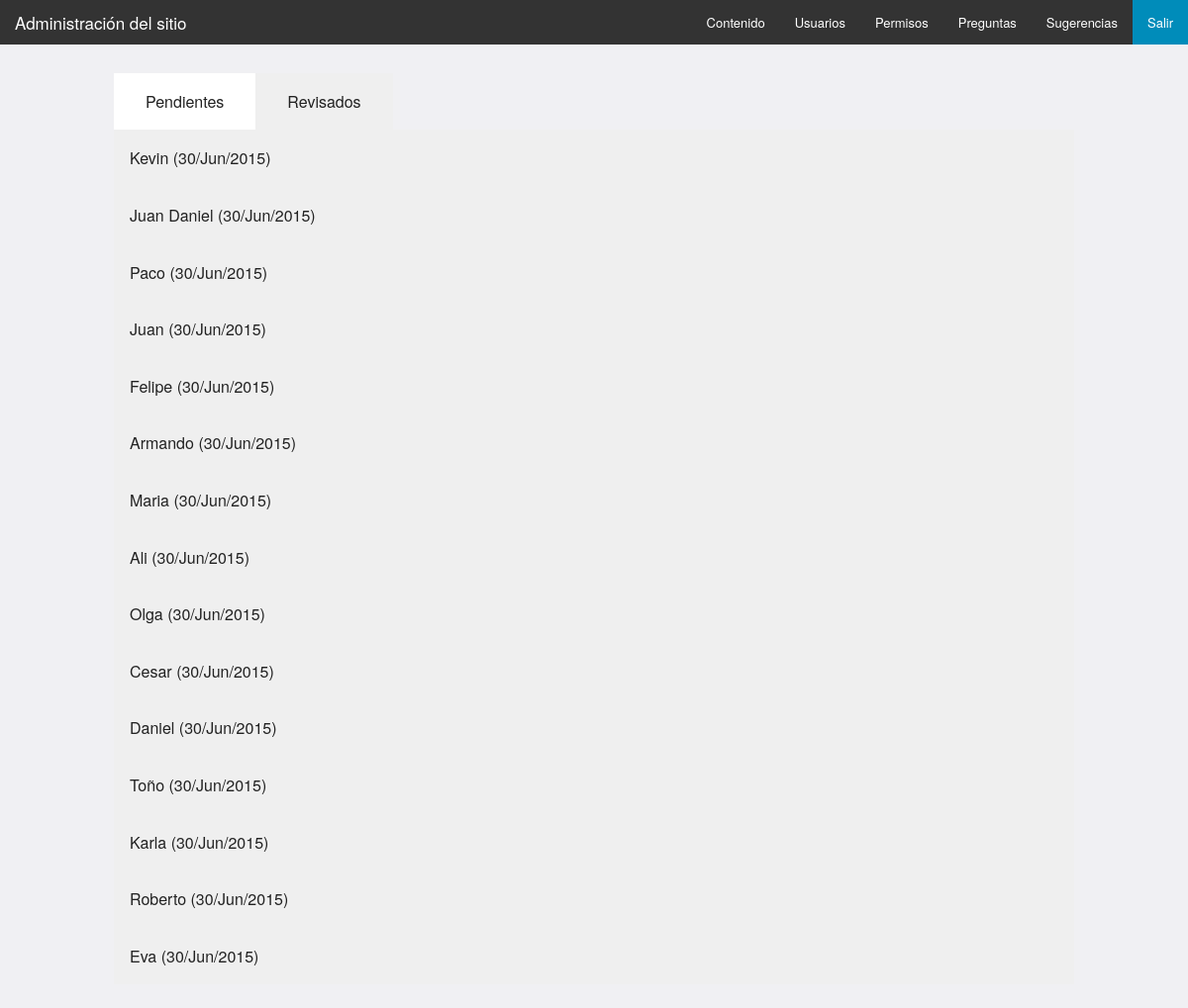
The page /admin/preguntas (signed in) on the database its author committed.
### tables this page shows
CREATE TABLE IF NOT EXISTS question (
    id INT(10) NOT NULL AUTO_INCREMENT,
    first_name VARCHAR(36) NOT NULL,
    last_name VARCHAR(64) NOT NULL,
    email VARCHAR(64) NOT NULL,
    content VARCHAR(800) NOT NULL,
    status VARCHAR(20) DEFAULT 'Pendiente',
    since TIMESTAMP DEFAULT CURRENT_TIMESTAMP,

    PRIMARY KEY (id)
);

### admin/library/View.php (called while the page is built, shortened)
<?php
class View extends Response {
    protected $template;
    protected $vars = [];
    public function __construct($template, $vars = []) {
        $this->template = $template;
        $this->vars = $vars;
    }
    public function getTemplate() {
        return $this->template;
    }
    public function getVars() {
        return $this->vars;
    }
    public function output() {
        $template = $this->getTemplate();
        $vars = $this->getVars();
        call_user_func(function () use ($template, $vars) {
            extract($vars);
            require "view/$template.tpl.php";
            require "view/layout.tpl.php";
        });
    }
}

### admin/index.php (called while the page is built, shortened)
<?php
spl_autoload_register(function ($qualified_class_name) {
    $vendor_name = "en2portr3s";
    $prefix = '';
    if (__NAMESPACE__) {
        $this_namespace = str_replace($vendor_name . '\\', '', __NAMESPACE__);
        $this_array = explode('\\', $this_namespace);
        for ($index = 0; $index < count($this_array); $index++) {
            $prefix .= '../';
        }
    }
    $class_name_position = strripos($qualified_class_name, '\\') + 1;
    $class_name = substr($qualified_class_name, $class_name_position);
    $namespaces = str_replace(array($vendor_name . '\\', $class_name), '', $qualified_class_name);
    $route = str_replace('\\', '/', $namespaces);
});
    ?>
    <?php
$received_url = filter_input(INPUT_GET, 'url', FILTER_SANITIZE_URL);
$url = empty($received_url) ? "contenido" : $received_url;
$request = new Request($url);
$request->execute();

### model/Question.php (called while the page is built, shortened)
<?php
class Question extends Database {
    function __construct($question_data = []) {
        $this->db_name = "en2portr3s";
    }
    public function select($id = '') {
        $this->query = "SELECT * FROM question";
        $this->retrieve();
        $matches = count($this->rows);
        return $this->rows;
    }
}

### model/Database.php (called while the page is built, shortened)
<?php
abstract class Database {
    private static $db_host = 'localhost';
    private static $db_user = 'n2x3_user';
    private static $db_pass = 'En2porTr3$';
    private static $db_enc = 'utf8';
    protected $db_name = 'default';
    protected $query;
    private $connection;
    private function connect() {
        $this->connection = new \mysqli(
                self::$db_host, self::$db_user, self::$db_pass, $this->db_name);
        $this->connection->set_charset(self::$db_enc);
    }
    protected function retrieve() {
        $result = $this->connection->query($this->query);
    }
}

### admin/view/preguntas.tpl.php (the view, shortened to what this page needs)
<?php
$question = new Question();
$list = $question->select();
?>
<div id="question_admin">
    <ul class="tabs" data-tab>
        <li class="tab-title active"><a href="#pendientes">Pendientes</a></li>
        <li class="tab-title"><a href="#revisados">Revisados</a></li>
    </ul>
    <div class="tabs-content">
        <div class="content active" id="pendientes">
            <ul class="accordion" data-accordion >
                <?php
                foreach ($list as $data) {
                    $date = DateTime::createFromFormat('Y-m-d H:i:s', $data['since']);
                    if ($data['status'] === 'Pendiente') {
                        ?>
                        <li class="accordion-navigation">
                            <a href="#question_id_<?= $data['id'] ?>">
                                <?= $data['first_name'] ?> (<?= $date->format('d/M/Y') ?>)
                            </a>
                        </li>
                        <?php
                    }
                }
                ?>
            </ul>
        </div>
    </div>
</div>

### admin/view/css/app.css (style rules this page uses)
body { background: #F0F0F3; }
.tabs-content > .content { padding-top: 0px; padding-bottom: 0px; }
ul.accordion { margin-left: 0px; }

### rows shown on the page
question: first_name "Kevin", since "30/Jun/2015"
question: first_name "Juan Daniel", since "30/Jun/2015"
question: first_name "Paco", since "30/Jun/2015"
question: first_name "Juan", since "30/Jun/2015"
question: first_name "Felipe", since "30/Jun/2015"
question: first_name "Armando", since "30/Jun/2015"
question: first_name "Maria", since "30/Jun/2015"
question: first_name "Ali", since "30/Jun/2015"
question: first_name "Olga", since "30/Jun/2015"
question: first_name "Cesar", since "30/Jun/2015"
question: first_name "Daniel", since "30/Jun/2015"
question: first_name "Toño", since "30/Jun/2015"
question: first_name "Karla", since "30/Jun/2015"
question: first_name "Roberto", since "30/Jun/2015"
question: first_name "Eva", since "30/Jun/2015"
